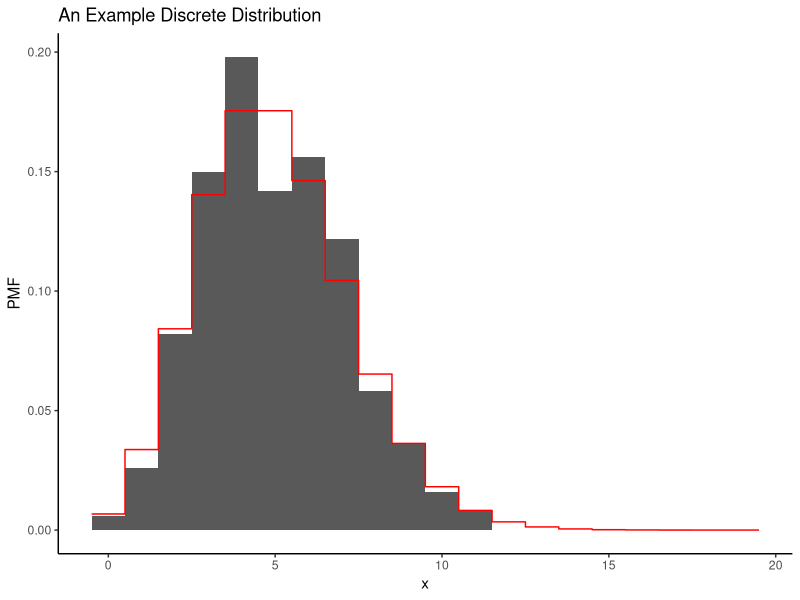
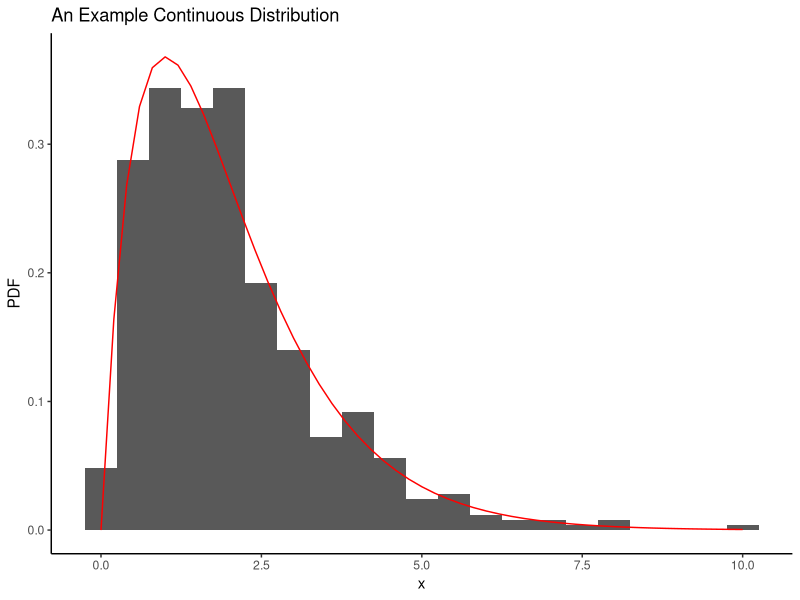
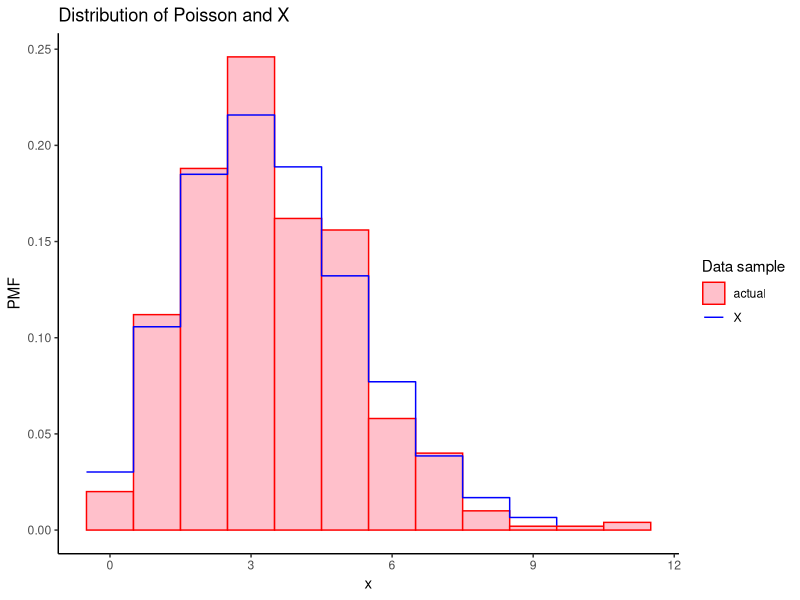
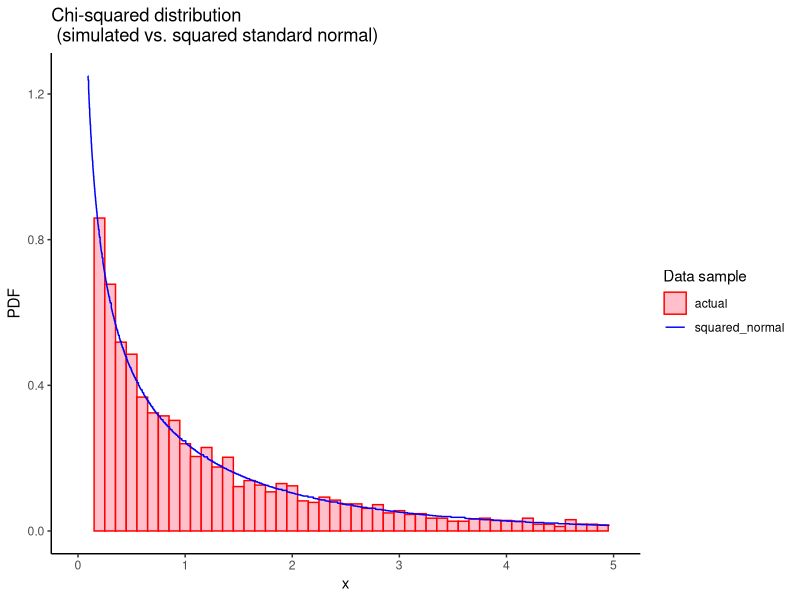
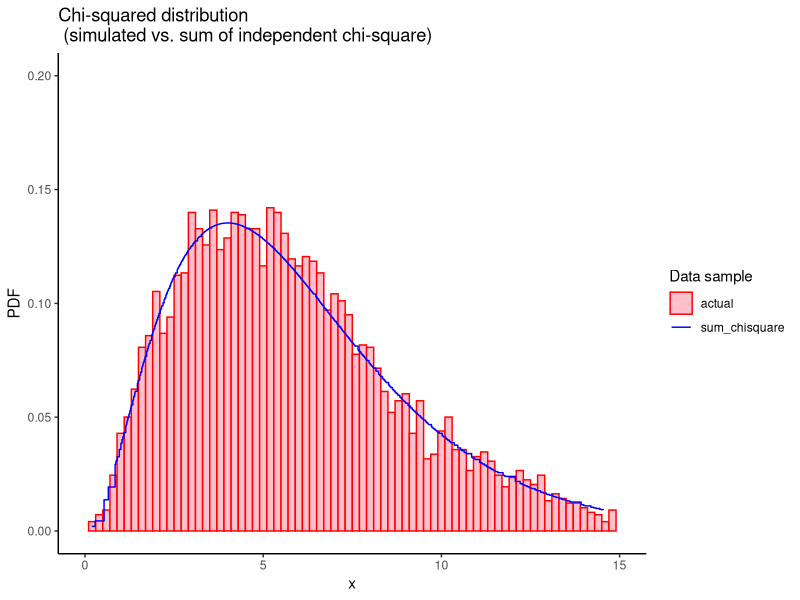
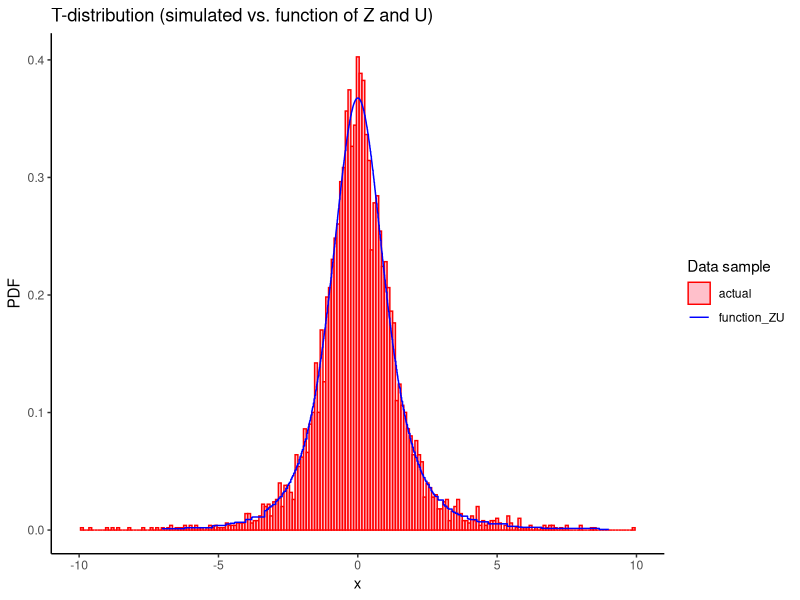
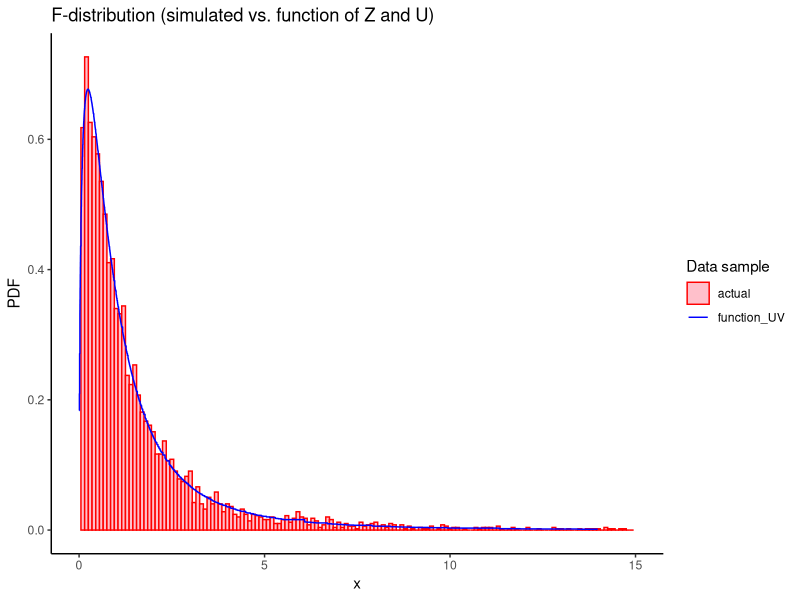

These figures' R source, in order:
## ---- chunk 1
knitr::opts_chunk$set(echo = TRUE, fig.align="center")
suppressMessages(library(tidyverse))
## ---- chunk 2
# An example PMF
sample_df <- tibble(X = rpois(500,5))
pmf_df <- tibble(X = seq(0, 20, 1), 
                 pmf = dpois(X, 5))
ggplot(sample_df, aes(x=X)) + 
  geom_histogram(aes(y=stat(density)), binwidth = 1) +
  geom_step(data = pmf_df, aes(x=X-0.5, y=pmf), col="red")+
  theme_classic() +
  labs(x="x", y="PMF", title = "An Example Discrete Distribution")

# An example PDF
sample_df <- tibble(X = rgamma(500, 2, 1))
pdf_df <- tibble(X = seq(0, 10, .2), 
                 pdf = dgamma(X, 2, 1))
ggplot(sample_df, aes(x=X)) + 
  geom_histogram(aes(y=stat(density)), binwidth = .5) +
  geom_line(data = pdf_df, aes(x=X, y=pdf), col="red")+
  theme_classic() +
  labs(x="x", y="PDF", title = "An Example Continuous Distribution")


## ---- chunk 3

lamda=5
p=0.7
poss=rpois(500,lamda)
sample_df <- tibble(X = rbinom(500,poss,p))
pmf_df <- tibble(X = seq(0, 10, 1), 
                 pmf = dpois(X, lamda*p))
ggplot(sample_df, aes(x=X)) + 
  geom_histogram(aes(y=stat(density), color='actual'),fill='pink',binwidth = 1) +
  geom_step(data = pmf_df, aes(x=X-0.5, y=pmf, color='X'))+
  theme_classic() +
  labs(x="x", y="PMF", title = "Distribution of Poisson and X") +
  scale_colour_manual(name="Data sample",
    values=c(actual="red", X="blue"))


## ---- chunk 4

norm_df <- tibble(rnorm(1000))
chisq_df2 <- tibble(X = rnorm(1000)^2, 
                 pdf = dchisq(X, df=1))
chisq_df <- tibble(X = rchisq(5000,df=1))

ggplot(chisq_df, aes(x=X)) + 
  geom_histogram(aes(y=stat(density), color='actual'),binwidth = 1/10, fill='pink') +
  geom_step(data = chisq_df2,aes(x=X, y=pdf,color='squared_normal'))+
  theme_classic() +
  xlim(0, 5)+ ylim(0, 1.25)+
  labs(x="x", y="PDF", title = "Chi-squared distribution \n (simulated vs. squared standard normal)")+
  scale_colour_manual(name="Data sample",
    values=c(actual="red", squared_normal="blue"))
## ---- chunk 5

chisq_df_sum <- tibble(X = rchisq(1000, df=1) + rchisq(1000, df=2) + rchisq(1000, df=3), 
                 pdf = dchisq(X, df=6))
chisq_df <- tibble(X = rchisq(5000,df=6))

ggplot(chisq_df, aes(x=X)) + 
  geom_histogram(aes(y=stat(density), color = 'actual'),binwidth = 1/5, fill='pink') +
  geom_step(data = chisq_df_sum,aes(x=X, y=pdf, color = 'sum_chisquare'))+
  theme_classic() +
  xlim(0, 15)+ 
  ylim(0, 0.2) +
  labs(x="x", y="PDF", title = "Chi-squared distribution \n (simulated vs. sum of independent chi-square)")+
  scale_colour_manual(name="Data sample",
    values=c(actual="red", sum_chisquare="blue"))
## ---- chunk 6
n=3
Z = rnorm(1000)
U = rchisq(1000,df=n)
var = Z/sqrt(U/n)
t_dist_func <- tibble(X = var, 
                 pdf = dt(X, df=n))
t_dist <- tibble(X = rt(5000, df=n))
ggplot(t_dist, aes(x=X)) + 
  geom_histogram(aes(y=stat(density), col='actual'),binwidth = 1/10, fill = 'pink') +
  geom_step(data = t_dist_func,aes(x=X, y=pdf, col = 'function_ZU'))+
  theme_classic() +
  xlim(-10,10) + 
  labs(x="x", y="PDF", title = "T-distribution (simulated vs. function of Z and U)")+
  scale_colour_manual(name="Data sample",
    values=c(actual="red", function_ZU="blue"))
## ---- chunk 7
m = 3
n = 5
U = rchisq(1000,df=m)
V = rchisq(1000,df=n)
var = (U/m)/(V/n)
f_dist_func <- tibble(X = var, 
                 pmf = df(X, df1=m, df2=n))
f_dist <- tibble(X = rf(5000, df1=m, df2=n))
ggplot(f_dist, aes(x=X)) + 
  geom_histogram(aes(y=stat(density),col='actual'),fill='pink',binwidth = 1/10) +
  geom_step(data = f_dist_func,aes(x=X, y=pmf, col='function_UV'))+
  theme_classic() +
  xlim(0,15)+
  labs(x="x", y="PMF", title = "An Example Discrete Distribution")+
  labs(x="x", y="PDF", title = "F-distribution (simulated vs. function of Z and U)")+
  scale_colour_manual(name="Data sample",
    values=c(actual="red", function_UV="blue"))

